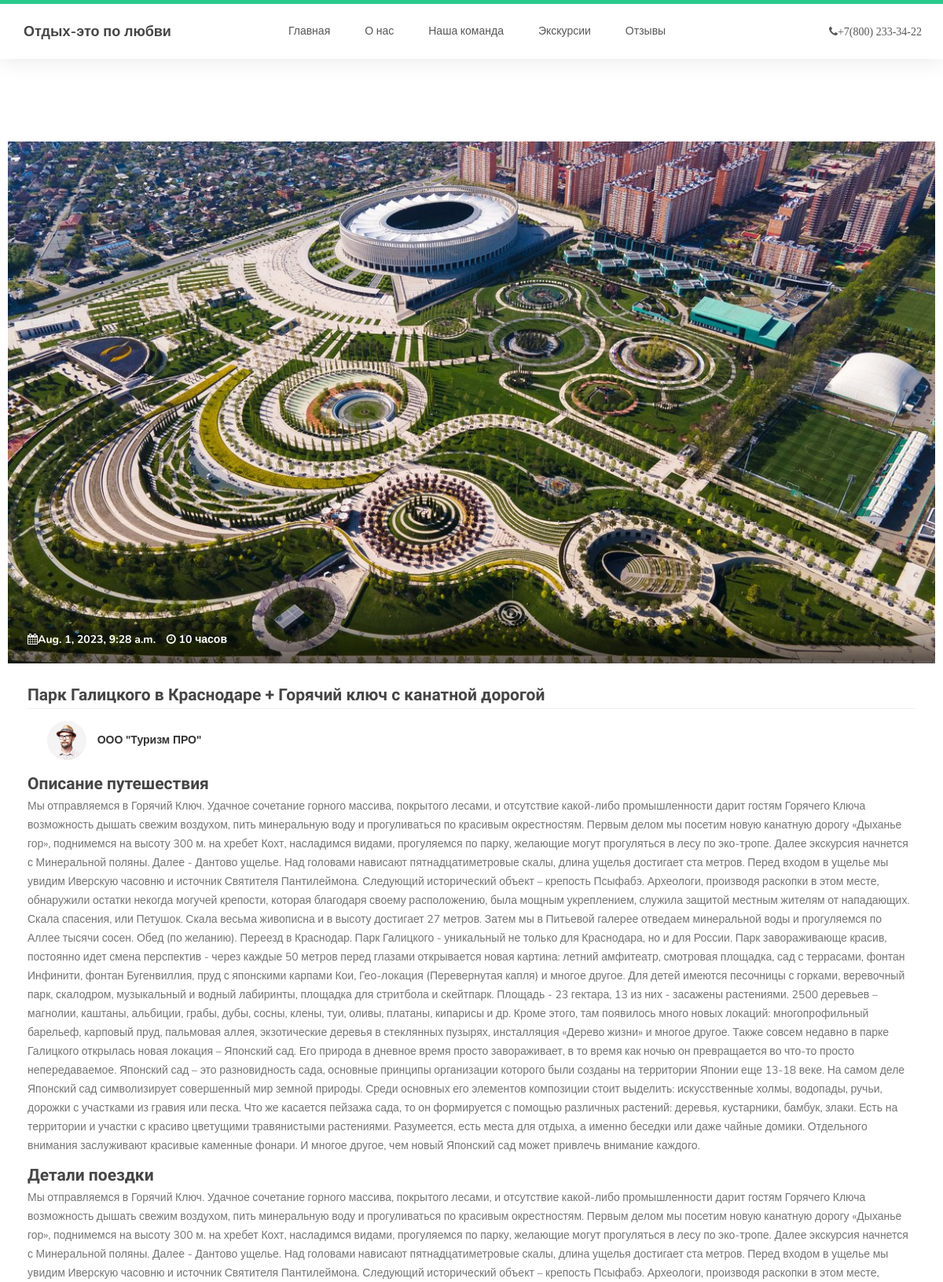
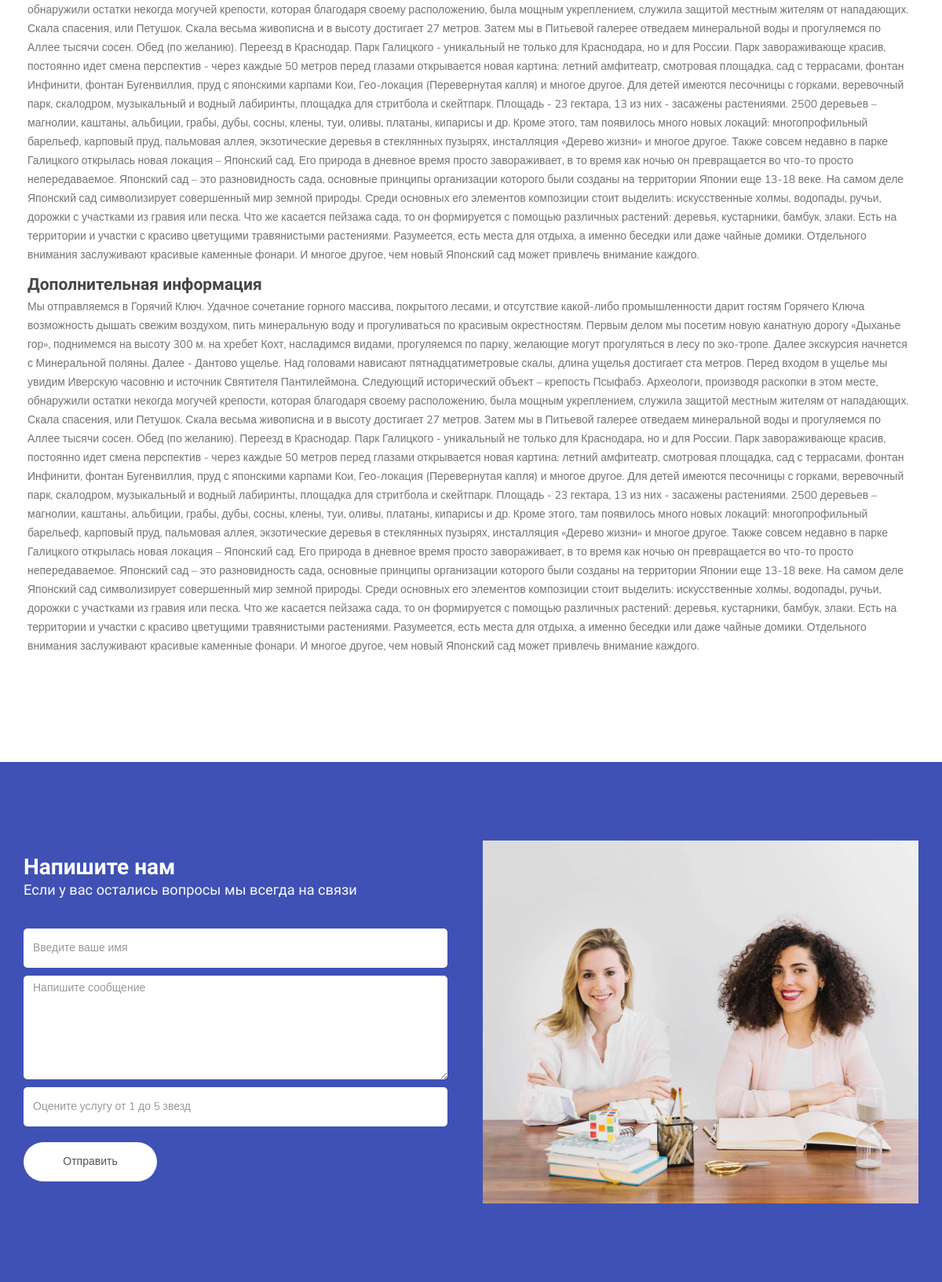
Screenshot of /trip/4/ with the database file from the repository (2 pictures, top to bottom).
### product/models.py (models this page shows, shortened)
class Trip(models.Model):
    company = models.ForeignKey(Company, verbose_name = 'Компания', on_delete=models.CASCADE, null=True)
    name = models.CharField(max_length=500, verbose_name="Название")
    decription = models.TextField(verbose_name='Описание машрута', null=True, blank=True)
    decription_trip = models.TextField(verbose_name='Детали поездки', null=True, blank=True)
    decription_other = models.TextField(verbose_name='Дополнительная информация', null=True, blank=True)
    type = models.ForeignKey(Trip_type, verbose_name = 'Тип экскурси', on_delete=models.SET_NULL, null=True)
    number = models.CharField(max_length=50, verbose_name="Транспорт если есть", null=True, blank=True)
    seets= models.IntegerField(verbose_name="Количество мест",null=True, blank=True)
    children_seets=models.BooleanField(default=False, verbose_name="Детские места")
    disabled_seets= models.BooleanField(default=False, verbose_name="Места для инвалидов")
    data = models.DateTimeField(verbose_name='Дата и время начала экскурсии', null=True, blank=True)
    time = models.CharField(max_length=400, verbose_name="Продолжительность экскурсии")
    status = models.ForeignKey(Status, verbose_name = 'Статус', on_delete=models.SET_NULL, null=True)
    details = models.TextField(max_length=500, verbose_name="Короткий баннер для сайта", default=None, null=True, blank=True)
    price = models.IntegerField(verbose_name="Стоимость",null=True,blank=True)
    photo = models.ImageField(verbose_name='Рекламный баннер', upload_to='media/trip')
    stars = models.PositiveIntegerField(
        verbose_name="Количество звёзд", default=0, validators=[MinValueValidator(0), MaxValueValidator(5)]
    )
    options = models.ManyToManyField(
        AdditionalOptions, verbose_name="Дополнительные опции", related_name="hotels", blank=True
    )
    class Meta:
        verbose_name = "Экскурсия"
        verbose_name_plural = "Экскурсия"
        ordering = ['name',]

### company/models.py (models this page shows, shortened)
class Company(models.Model):
    name = models.CharField(max_length=400,verbose_name='Название компании' )
    manager = models.CharField(max_length=400,verbose_name='ФИО Менеджера' )
    phone = models.CharField(max_length=50, verbose_name="Телефон")
    photo = models.ImageField(blank=True,null=True)
    short_description = models.TextField(verbose_name='Короткое описание менеджера', blank=True, null=True)
    site = models.URLField(verbose_name='Ссылка на сайт', blank=True ,null=True)
    referal = models.BooleanField(verbose_name='Партнер в бонусной системе', default=False)
    requisites = models.FileField(verbose_name='Реквизиты', blank=True, null=True)
    class Meta:
        verbose_name = "Компания"
        verbose_name_plural = "Компании"

### product/views.py (the view)
# urls.py: path('trip/<int:id>/', detail_trip, name='detail'),
def detail_trip(request, id):
    try:
        trip = Trip.objects.get(id=id)
    except Exception:
        return Http404('Экскурсия не найдена!')
    if request.method == 'POST':
        form = FeedbackForm(request.POST)
        if form.is_valid():
            form.save()
    else:
        form = FeedbackForm()
    return render(request, 'trip-product.html', {'item': trip, 'form': form})

### product/forms.py
class FeedbackForm(forms.ModelForm):
    class Meta:
        model = Feedback
        fields = ['name', 'message', 'stars']

### templates/trip-product.html (shortened to what this page needs)
{%load static%}
<html lang="ru">
<head>
     <link rel="stylesheet" href={% static "css/bootstrap.min.css" %}>
     <link rel="stylesheet" href={% static "css/font-awesome.min.css" %}>
     <link rel="stylesheet" href={% static "css/owl.carousel.css" %}>
     <link rel="stylesheet" href={% static "css/owl.theme.default.min.css" %}>
     <link rel="stylesheet" href={% static "css/templatemo-style.css" %}>
</head>
<body id="top" data-spy="scroll" data-target=".navbar-collapse" data-offset="50">
     {%include 'components/header.html'%}
     <section id="courses">
          <div class="container">
               <div class="row">
                    <div class="row">
                         <div class="row" style="padding:10px;">
                              <div class="col-md-12 col-sm-12">
                                   <div class="courses-top">
                                        <div class="courses-image">
                                             <a href="{% url 'detail' item.id %}">
                                                  <img src={{item.photo.url}} class="img-responsive" alt="">
                                             </a>
                                        </div>
                                        <div class="courses-date">
                                             <span><i class="fa fa-calendar"></i>{{item.data}}</span>
                                             <span><i class="fa fa-clock-o"></i> {{item.time}}</span>
                                        </div>
                                   </div>
                              </div>
                              <div class="col-md-12 col-sm-12";>
                                   <div class="courses-detail">
                                        <h3><a href="{% url 'detail' item.id %}">{{item.name}} </a></h3>
                                        <div class="courses-info">
                                             <div class="courses-author">
                                                  <img src={%  static "images/author-image1.jpg" %} class="img-responsive" alt="">
                                                  <span>{{item.company.name}}</span>
                                             </div>
                                             <div class="courses-price">
                                                  <a href="#"><span>{{item.price}} P</span></a>
                                             </div>
                                        </div>
                                        <h3>Описание путешествия</h3>
                                        <p>{{ item.decription}}</p>
                                        <h3>Детали поездки</h3>
                                        <p>{{ item.decription}}</p>
                                        <h3>Дополнительная информация</h3>
                                        <p>{{ item.decription}}</p>
                                   </div>
                              </div>
                         </div>
                    </div>
               </div>
          </div>
     </section>
     <section id="contact">
          <div class="container">
               <div class="row">
                    <div class="col-md-6 col-sm-12">
                         <form id="contact-form" role="form" action="" method="post">
                              <div class="section-title">
                                   <h2>Напишите нам <small>Если у вас остались вопросы мы всегда на связи</small></h2>
                              </div>
                              <div class="col-md-12 col-sm-12">
                                   <input type="text" class="form-control" placeholder="Введите ваше имя" name="name" required="">
                                   <textarea class="form-control" rows="6" placeholder="Напишите сообщение" name="message" required=""></textarea>
                                   <input type="text" class="form-control" placeholder="Оцените услугу от 1 до 5 звезд" name="stars" required="">
                              </div>
                              <div class="col-md-4 col-sm-12">
                                   <input type="submit" class="form-control" name="Отправить" value="Отправить">
                              </div>
                         </form>
                    </div>
                    <div class="col-md-6 col-sm-12">
                         <div class="contact-image">
                              <img src={%  static "images/contact-image.jpg" %} class="img-responsive" alt="Smiling Two Girls">
                         </div>
                    </div>
               </div>
          </div>
     </section>
</body>
</html>

### front_static/css/templatemo-style.css (style rules this page uses)
body { background: #ffffff; font-family: 'Nunito', sans-serif; overflow-x: hidden; padding-top: 70px; }
h1,h2,h3,h4,h5,h6 { font-family: 'Muli', sans-serif; font-weight: bold; line-height: inherit; }
h2 { color: #353535; font-size: 2em; padding-bottom: 10px; }
h3 { font-size: 1.5em; margin-bottom: 0; }
h3, h3 a { color: #454545; }
p { color: #757575; font-size: 14px; font-weight: normal; line-height: 24px; }
html { -webkit-font-smoothing: antialiased; }
a { color: #252525; -webkit-transition: 0.5s; transition: 0.5s; text-decoration: none !important; }
a, input, button, .form-control { -webkit-transition: 0.5s; transition: 0.5s; }
.section-title { padding-bottom: 40px; }
.section-title h2 { margin: 0; }
.section-title small { display: block; }
section { position: relative; padding: 100px 0; }
.courses-top { position: relative; }
.courses-image { background: linear-gradient(to right, #202020, #101010); }
.courses-date { background: linear-gradient(rgba(255, 0, 0, 0), rgba(0, 0, 0, 0.6)); width: 100%; position: absolute; bottom: 0; padding: 20px 25px; }
.courses-date span, .courses-author span { font-size: 14px; font-weight: bold; }
.courses-date span { color: #ffffff; display: inline-block; margin-right: 10px; }
.courses-detail { padding: 25px 25px 15px 25px; }
.courses-detail h3 { margin: 0 0 2px 0; }
.courses-info { border-top: 1px solid #f0f0f0; position: relative; clear: both; padding: 15px 25px; }
.courses-author, .courses-author span { display: inline-block; vertical-align: middle; }
.courses-author img { display: inline-block !important; border-radius: 50px; width: 50px !important; height: 50px; margin-right: 10px; }
.courses-price { float: right; margin-top: 10px; }
.courses-price span { border-radius: 2px; color: #ffffff; display: block; padding: 5px 10px; }
#contact { background: #3f51b5; }
#contact h2 { color: #ffffff; }
#contact .section-title { padding-bottom: 20px; }
#contact h2 > small, #contact p, #contact a { color: #f9f9f9; }
#contact-form { padding: 1em 0; }
#contact-form .col-md-12, #contact-form .col-md-4 { padding-left: 0; }
#contact-form .form-control { border: 0; border-radius: 5px; box-shadow: none; margin: 10px 0; }
#contact-form input { height: 50px; }
#contact-form input[type='submit'] { border-radius: 50px; border: 1px solid transparent; }

### rows the page displays
Trip: photo (picture), data "Aug. 1, 2023, 9:28 a.m.", time "10 часов", name "Парк Галицкого в Краснодаре + Горячий ключ с канатной дорогой", company.name "ООО \"Туризм ПРО\"", decription "Мы отправляемся в Горячий Ключ. Удачное сочетание горного массива, покрытого лесами, и отсутствие какой-либо промышленности дарит гостям Горячего Ключа возможность дышать свежим воздухом, пить минеральную воду и прогуливаться по красивым окрестностям. Первым делом мы посетим новую канатную дорогу «Дыханье гор», поднимемся на высоту 300 м. на хребет Кохт, насладимся видами, прогуляемся по парку, желающие могут прогуляться в лесу по эко-тропе. Далее экскурсия начнется с Минеральной поляны. Далее - Дантово ущелье. Над головами нависают пятнадцатиметровые скалы, длина ущелья достигает ста метров. Перед входом в ущелье мы увидим Иверскую часовню и источник Святителя Пантилеймона. Следующий…"
